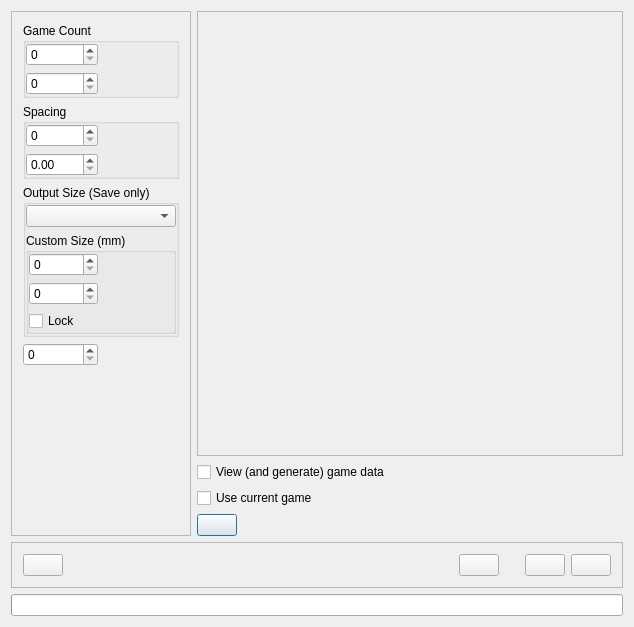
<ui version="4.0" >
 <class>ExportDlgBase</class>
 <widget class="QDialog" name="ExportDlgBase" >
  <property name="geometry" >
   <rect>
    <x>0</x>
    <y>0</y>
    <width>634</width>
    <height>627</height>
   </rect>
  </property>
  <property name="windowTitle" >
   <string>Ksudoku Export</string>
  </property>
  <layout class="QVBoxLayout" >
   <property name="spacing" >
    <number>6</number>
   </property>
   <property name="leftMargin" >
    <number>11</number>
   </property>
   <property name="topMargin" >
    <number>11</number>
   </property>
   <property name="rightMargin" >
    <number>11</number>
   </property>
   <property name="bottomMargin" >
    <number>11</number>
   </property>
   <item>
    <layout class="QHBoxLayout" >
     <property name="spacing" >
      <number>6</number>
     </property>
     <property name="leftMargin" >
      <number>0</number>
     </property>
     <property name="topMargin" >
      <number>0</number>
     </property>
     <property name="rightMargin" >
      <number>0</number>
     </property>
     <property name="bottomMargin" >
      <number>0</number>
     </property>
     <item>
      <widget class="Q3Frame" name="frame4" >
       <property name="sizePolicy" >
        <sizepolicy vsizetype="Expanding" hsizetype="Minimum" >
         <horstretch>0</horstretch>
         <verstretch>0</verstretch>
        </sizepolicy>
       </property>
       <property name="frameShape" >
        <enum>QFrame::StyledPanel</enum>
       </property>
       <property name="frameShadow" >
        <enum>QFrame::Raised</enum>
       </property>
       <layout class="QVBoxLayout" >
        <property name="spacing" >
         <number>6</number>
        </property>
        <property name="leftMargin" >
         <number>11</number>
        </property>
        <property name="topMargin" >
         <number>11</number>
        </property>
        <property name="rightMargin" >
         <number>11</number>
        </property>
        <property name="bottomMargin" >
         <number>11</number>
        </property>
        <item>
         <widget class="QGroupBox" name="groupBox3_2" >
          <property name="title" >
           <string>Game Count</string>
          </property>
          <layout class="QVBoxLayout" >
           <property name="spacing" >
            <number>6</number>
           </property>
           <property name="leftMargin" >
            <number>0</number>
           </property>
           <property name="topMargin" >
            <number>0</number>
           </property>
           <property name="rightMargin" >
            <number>0</number>
           </property>
           <property name="bottomMargin" >
            <number>0</number>
           </property>
           <item>
            <layout class="QHBoxLayout" >
             <property name="spacing" >
              <number>6</number>
             </property>
             <property name="leftMargin" >
              <number>0</number>
             </property>
             <property name="topMargin" >
              <number>0</number>
             </property>
             <property name="rightMargin" >
              <number>0</number>
             </property>
             <property name="bottomMargin" >
              <number>0</number>
             </property>
             <item>
              <widget class="KIntSpinBox" name="kisbHCount" />
             </item>
             <item>
              <widget class="KSqueezedTextLabel" name="kSqueezedTextLabel3_2" />
             </item>
            </layout>
           </item>
           <item>
            <layout class="QHBoxLayout" >
             <property name="spacing" >
              <number>6</number>
             </property>
             <property name="leftMargin" >
              <number>0</number>
             </property>
             <property name="topMargin" >
              <number>0</number>
             </property>
             <property name="rightMargin" >
              <number>0</number>
             </property>
             <property name="bottomMargin" >
              <number>0</number>
             </property>
             <item>
              <widget class="KIntSpinBox" name="kisbVCount" />
             </item>
             <item>
              <widget class="KSqueezedTextLabel" name="kSqueezedTextLabel3_2_2" />
             </item>
            </layout>
           </item>
          </layout>
         </widget>
        </item>
        <item>
         <widget class="QGroupBox" name="Spacing" >
          <property name="title" >
           <string>Spacing</string>
          </property>
          <layout class="QVBoxLayout" >
           <property name="spacing" >
            <number>6</number>
           </property>
           <property name="leftMargin" >
            <number>0</number>
           </property>
           <property name="topMargin" >
            <number>0</number>
           </property>
           <property name="rightMargin" >
            <number>0</number>
           </property>
           <property name="bottomMargin" >
            <number>0</number>
           </property>
           <item>
            <layout class="QHBoxLayout" >
             <property name="spacing" >
              <number>6</number>
             </property>
             <property name="leftMargin" >
              <number>0</number>
             </property>
             <property name="topMargin" >
              <number>0</number>
             </property>
             <property name="rightMargin" >
              <number>0</number>
             </property>
             <property name="bottomMargin" >
              <number>0</number>
             </property>
             <item>
              <widget class="KIntSpinBox" name="kisbMargin" />
             </item>
             <item>
              <widget class="KSqueezedTextLabel" name="kSqueezedTextLabel3" />
             </item>
            </layout>
           </item>
           <item>
            <layout class="QHBoxLayout" >
             <property name="spacing" >
              <number>6</number>
             </property>
             <property name="leftMargin" >
              <number>0</number>
             </property>
             <property name="topMargin" >
              <number>0</number>
             </property>
             <property name="rightMargin" >
              <number>0</number>
             </property>
             <property name="bottomMargin" >
              <number>0</number>
             </property>
             <item>
              <widget class="QDoubleSpinBox" name="kdsbAspectRatio" />
             </item>
             <item>
              <widget class="KSqueezedTextLabel" name="kSqueezedTextLabel2" />
             </item>
            </layout>
           </item>
          </layout>
         </widget>
        </item>
        <item>
         <widget class="QGroupBox" name="groupBox4v" >
          <property name="sizePolicy" >
           <sizepolicy vsizetype="Preferred" hsizetype="Minimum" >
            <horstretch>0</horstretch>
            <verstretch>0</verstretch>
           </sizepolicy>
          </property>
          <property name="title" >
           <string>Output Size (Save only)</string>
          </property>
          <layout class="QVBoxLayout" >
           <property name="spacing" >
            <number>6</number>
           </property>
           <property name="leftMargin" >
            <number>0</number>
           </property>
           <property name="topMargin" >
            <number>0</number>
           </property>
           <property name="rightMargin" >
            <number>0</number>
           </property>
           <property name="bottomMargin" >
            <number>0</number>
           </property>
           <item>
            <widget class="KComboBox" name="kcbPageSize" />
           </item>
           <item>
            <widget class="QGroupBox" name="Spacing_2" >
             <property name="title" >
              <string>Custom Size (mm)</string>
             </property>
             <layout class="QVBoxLayout" >
              <property name="spacing" >
               <number>6</number>
              </property>
              <property name="leftMargin" >
               <number>0</number>
              </property>
              <property name="topMargin" >
               <number>0</number>
              </property>
              <property name="rightMargin" >
               <number>0</number>
              </property>
              <property name="bottomMargin" >
               <number>0</number>
              </property>
              <item>
               <layout class="QHBoxLayout" >
                <property name="spacing" >
                 <number>6</number>
                </property>
                <property name="leftMargin" >
                 <number>0</number>
                </property>
                <property name="topMargin" >
                 <number>0</number>
                </property>
                <property name="rightMargin" >
                 <number>0</number>
                </property>
                <property name="bottomMargin" >
                 <number>0</number>
                </property>
                <item>
                 <widget class="KIntSpinBox" name="kisbHres" />
                </item>
                <item>
                 <widget class="KSqueezedTextLabel" name="kSqueezedTextLabel2_2_2" />
                </item>
               </layout>
              </item>
              <item>
               <layout class="QHBoxLayout" >
                <property name="spacing" >
                 <number>6</number>
                </property>
                <property name="leftMargin" >
                 <number>0</number>
                </property>
                <property name="topMargin" >
                 <number>0</number>
                </property>
                <property name="rightMargin" >
                 <number>0</number>
                </property>
                <property name="bottomMargin" >
                 <number>0</number>
                </property>
                <item>
                 <widget class="KIntSpinBox" name="kisbVres" />
                </item>
                <item>
                 <widget class="KSqueezedTextLabel" name="kSqueezedTextLabel2_2_2_2" />
                </item>
               </layout>
              </item>
              <item>
               <widget class="QCheckBox" name="cbLockCustomSize" >
                <property name="text" >
                 <string>Lock</string>
                </property>
               </widget>
              </item>
             </layout>
            </widget>
           </item>
          </layout>
         </widget>
        </item>
        <item>
         <layout class="QHBoxLayout" >
          <property name="spacing" >
           <number>6</number>
          </property>
          <property name="leftMargin" >
           <number>0</number>
          </property>
          <property name="topMargin" >
           <number>0</number>
          </property>
          <property name="rightMargin" >
           <number>0</number>
          </property>
          <property name="bottomMargin" >
           <number>0</number>
          </property>
          <item>
           <widget class="KIntSpinBox" name="kispPageCount" />
          </item>
          <item>
           <widget class="KSqueezedTextLabel" name="kSqueezedTextLabel2_2" />
          </item>
         </layout>
        </item>
        <item>
         <spacer>
          <property name="orientation" >
           <enum>Qt::Vertical</enum>
          </property>
          <property name="sizeType" >
           <enum>QSizePolicy::Expanding</enum>
          </property>
          <property name="sizeHint" >
           <size>
            <width>20</width>
            <height>21</height>
           </size>
          </property>
         </spacer>
        </item>
       </layout>
      </widget>
     </item>
     <item>
      <layout class="QVBoxLayout" >
       <property name="spacing" >
        <number>6</number>
       </property>
       <property name="leftMargin" >
        <number>0</number>
       </property>
       <property name="topMargin" >
        <number>0</number>
       </property>
       <property name="rightMargin" >
        <number>0</number>
       </property>
       <property name="bottomMargin" >
        <number>0</number>
       </property>
       <item>
        <widget class="Q3Frame" name="fPreview" >
         <property name="sizePolicy" >
          <sizepolicy vsizetype="Expanding" hsizetype="Expanding" >
           <horstretch>0</horstretch>
           <verstretch>0</verstretch>
          </sizepolicy>
         </property>
         <property name="frameShape" >
          <enum>QFrame::StyledPanel</enum>
         </property>
         <property name="frameShadow" >
          <enum>QFrame::Raised</enum>
         </property>
        </widget>
       </item>
       <item>
        <widget class="QCheckBox" name="cbGenPrevGame" >
         <property name="text" >
          <string>View (and generate) game data</string>
         </property>
        </widget>
       </item>
       <item>
        <widget class="QCheckBox" name="cbUseCurrGame" >
         <property name="text" >
          <string>Use current game</string>
         </property>
        </widget>
       </item>
       <item>
        <layout class="QHBoxLayout" >
         <property name="spacing" >
          <number>6</number>
         </property>
         <property name="leftMargin" >
          <number>0</number>
         </property>
         <property name="topMargin" >
          <number>0</number>
         </property>
         <property name="rightMargin" >
          <number>0</number>
         </property>
         <property name="bottomMargin" >
          <number>0</number>
         </property>
         <item>
          <widget class="KPushButton" name="kpbRegenerate" />
         </item>
         <item>
          <spacer>
           <property name="orientation" >
            <enum>Qt::Horizontal</enum>
           </property>
           <property name="sizeType" >
            <enum>QSizePolicy::Expanding</enum>
           </property>
           <property name="sizeHint" >
            <size>
             <width>41</width>
             <height>20</height>
            </size>
           </property>
          </spacer>
         </item>
        </layout>
       </item>
      </layout>
     </item>
    </layout>
   </item>
   <item>
    <widget class="Q3Frame" name="frame5" >
     <property name="frameShape" >
      <enum>QFrame::StyledPanel</enum>
     </property>
     <property name="frameShadow" >
      <enum>QFrame::Raised</enum>
     </property>
     <layout class="QHBoxLayout" >
      <property name="spacing" >
       <number>6</number>
      </property>
      <property name="leftMargin" >
       <number>11</number>
      </property>
      <property name="topMargin" >
       <number>11</number>
      </property>
      <property name="rightMargin" >
       <number>11</number>
      </property>
      <property name="bottomMargin" >
       <number>11</number>
      </property>
      <item>
       <widget class="KPushButton" name="kpbHelp" />
      </item>
      <item>
       <spacer>
        <property name="orientation" >
         <enum>Qt::Horizontal</enum>
        </property>
        <property name="sizeType" >
         <enum>QSizePolicy::Expanding</enum>
        </property>
        <property name="sizeHint" >
         <size>
          <width>130</width>
          <height>20</height>
         </size>
        </property>
       </spacer>
      </item>
      <item>
       <widget class="KPushButton" name="kpbCancel" />
      </item>
      <item>
       <spacer>
        <property name="orientation" >
         <enum>Qt::Horizontal</enum>
        </property>
        <property name="sizeType" >
         <enum>QSizePolicy::Fixed</enum>
        </property>
        <property name="sizeHint" >
         <size>
          <width>20</width>
          <height>20</height>
         </size>
        </property>
       </spacer>
      </item>
      <item>
       <widget class="KPushButton" name="kpbPrint" />
      </item>
      <item>
       <widget class="KPushButton" name="kpbExport" />
      </item>
     </layout>
    </widget>
   </item>
   <item>
    <widget class="QProgressBar" native="1" name="kProgress" />
   </item>
  </layout>
 </widget>
 <layoutdefault spacing="6" margin="11" />
 <pixmapfunction>qPixmapFromMimeSource</pixmapfunction>
 <customwidgets>
  <customwidget>
   <class>Q3Frame</class>
   <extends>QFrame</extends>
   <header>Qt3Support/Q3Frame</header>
   <container>1</container>
  </customwidget>
  <customwidget>
   <class>KComboBox</class>
   <extends>QComboBox</extends>
   <header>kcombobox.h</header>
  </customwidget>
  <customwidget>
   <class>KIntSpinBox</class>
   <extends>QSpinBox</extends>
   <header>knuminput.h</header>
   <container>1</container>
  </customwidget>
  <customwidget>
   <class>KPushButton</class>
   <extends>QPushButton</extends>
   <header>kpushbutton.h</header>
   <container>1</container>
  </customwidget>
  <customwidget>
   <class>KSqueezedTextLabel</class>
   <extends>QLabel</extends>
   <header>ksqueezedtextlabel.h</header>
   <container>1</container>
  </customwidget>
  <customwidget>
   <class>QProgressBar</class>
   <extends>QWidget</extends>
   <header>QProgressBar</header>
   <container>1</container>
  </customwidget>
 </customwidgets>
 <includes>
  <include location="local" >knuminput.h</include>
  <include location="local" >ksqueezedtextlabel.h</include>
  <include location="local" >ksqueezedtextlabel.h</include>
  <include location="local" >knuminput.h</include>
  <include location="local" >ksqueezedtextlabel.h</include>
  <include location="local" >knuminput.h</include>
  <include location="local" >ksqueezedtextlabel.h</include>
  <include location="local" >kcombobox.h</include>
  <include location="local" >knuminput.h</include>
  <include location="local" >ksqueezedtextlabel.h</include>
  <include location="local" >knuminput.h</include>
  <include location="local" >ksqueezedtextlabel.h</include>
  <include location="local" >knuminput.h</include>
  <include location="local" >ksqueezedtextlabel.h</include>
  <include location="local" >kpushbutton.h</include>
  <include location="local" >kpushbutton.h</include>
  <include location="local" >kpushbutton.h</include>
  <include location="local" >kpushbutton.h</include>
  <include location="local" >kpushbutton.h</include>
 </includes>
 <resources/>
 <connections>
  <connection>
   <sender>cbGenPrevGame</sender>
   <signal>stateChanged(int)</signal>
   <receiver>ExportDlgBase</receiver>
   <slot>emitAValueChanged()</slot>
   <hints>
    <hint type="sourcelabel" >
     <x>20</x>
     <y>20</y>
    </hint>
    <hint type="destinationlabel" >
     <x>20</x>
     <y>20</y>
    </hint>
   </hints>
  </connection>
  <connection>
   <sender>kisbHCount</sender>
   <signal>valueChanged(int)</signal>
   <receiver>ExportDlgBase</receiver>
   <slot>emitAValueChanged()</slot>
   <hints>
    <hint type="sourcelabel" >
     <x>20</x>
     <y>20</y>
    </hint>
    <hint type="destinationlabel" >
     <x>20</x>
     <y>20</y>
    </hint>
   </hints>
  </connection>
  <connection>
   <sender>kisbVCount</sender>
   <signal>valueChanged(int)</signal>
   <receiver>ExportDlgBase</receiver>
   <slot>emitAValueChanged()</slot>
   <hints>
    <hint type="sourcelabel" >
     <x>20</x>
     <y>20</y>
    </hint>
    <hint type="destinationlabel" >
     <x>20</x>
     <y>20</y>
    </hint>
   </hints>
  </connection>
  <connection>
   <sender>kisbMargin</sender>
   <signal>valueChanged(int)</signal>
   <receiver>ExportDlgBase</receiver>
   <slot>emitAValueChanged()</slot>
   <hints>
    <hint type="sourcelabel" >
     <x>20</x>
     <y>20</y>
    </hint>
    <hint type="destinationlabel" >
     <x>20</x>
     <y>20</y>
    </hint>
   </hints>
  </connection>
  <connection>
   <sender>kdsbAspectRatio</sender>
   <signal>valueChanged(int)</signal>
   <receiver>ExportDlgBase</receiver>
   <slot>emitAValueChanged()</slot>
   <hints>
    <hint type="sourcelabel" >
     <x>20</x>
     <y>20</y>
    </hint>
    <hint type="destinationlabel" >
     <x>20</x>
     <y>20</y>
    </hint>
   </hints>
  </connection>
  <connection>
   <sender>cbGenPrevGame</sender>
   <signal>stateChanged(int)</signal>
   <receiver>ExportDlgBase</receiver>
   <slot>emitAValueChanged()</slot>
   <hints>
    <hint type="sourcelabel" >
     <x>20</x>
     <y>20</y>
    </hint>
    <hint type="destinationlabel" >
     <x>20</x>
     <y>20</y>
    </hint>
   </hints>
  </connection>
  <connection>
   <sender>cbUseCurrGame</sender>
   <signal>stateChanged(int)</signal>
   <receiver>ExportDlgBase</receiver>
   <slot>emitAValueChanged()</slot>
   <hints>
    <hint type="sourcelabel" >
     <x>20</x>
     <y>20</y>
    </hint>
    <hint type="destinationlabel" >
     <x>20</x>
     <y>20</y>
    </hint>
   </hints>
  </connection>
 </connections>
</ui>
